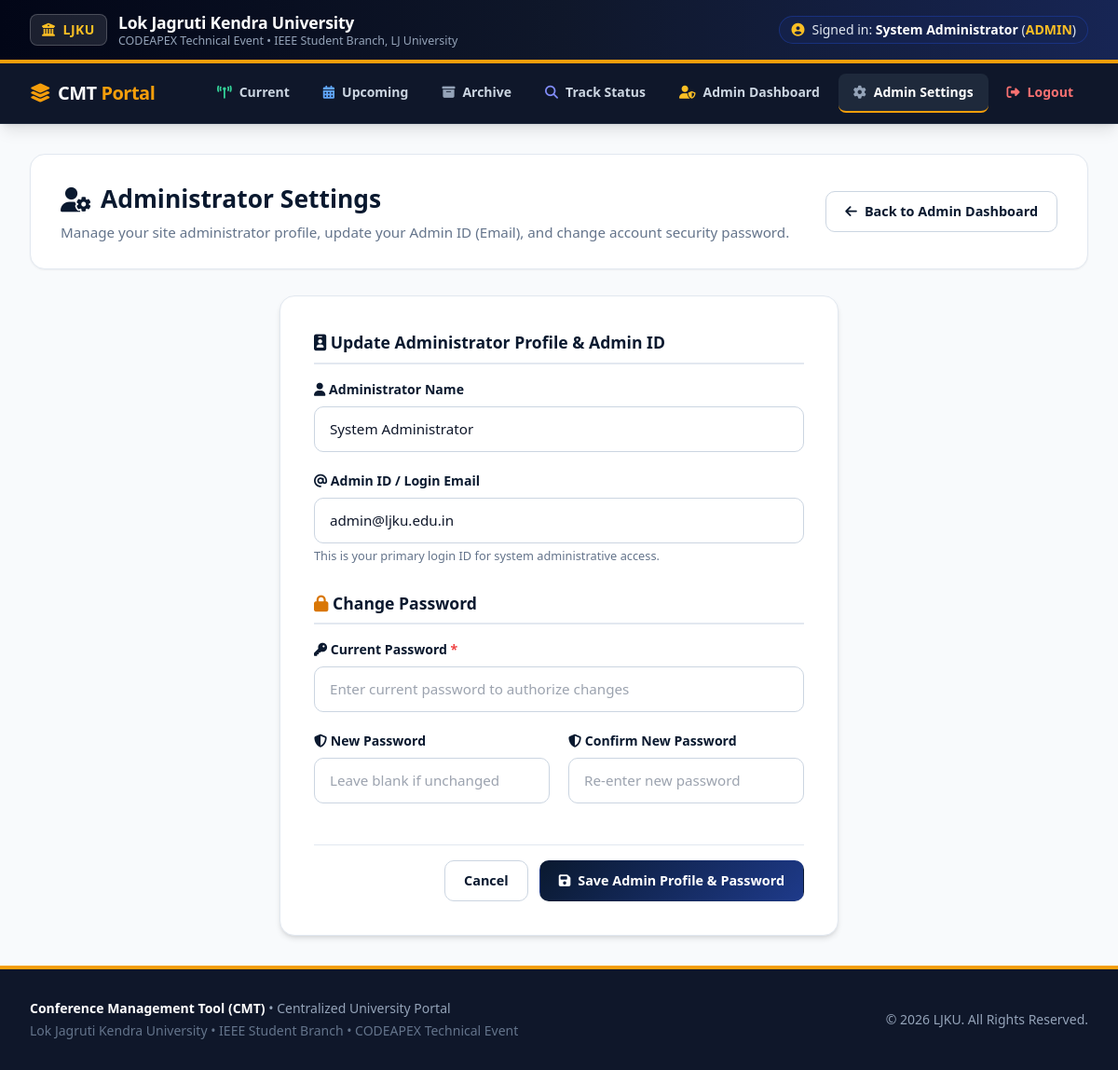
/admin/settings (signed in), run on the app's committed database.
### app.py (models this page shows, shortened)
class User(db.Model):
    id = db.Column(db.Integer, primary_key=True)
    name = db.Column(db.String(100), nullable=False)
    email = db.Column(db.String(120), unique=True, nullable=False)
    password_hash = db.Column(db.String(250), nullable=False)
    role = db.Column(db.String(20), nullable=False, default='author')  # 'admin' or 'author'
    institution = db.Column(db.String(200), nullable=True)
    phone = db.Column(db.String(20), nullable=True)
    created_at = db.Column(db.DateTime, default=datetime.utcnow)
    submissions = db.relationship('Submission', backref='user', lazy=True)

### app.py (the view, shortened to what this page needs)
@app.route('/admin/settings', methods=['GET', 'POST'])
@admin_required
def admin_settings():
    admin_user = User.query.get_or_404(session['user_id'])
    return render_template('admin_settings.html', admin_user=admin_user)

### app.py (called while the page is built)
def admin_required(f):
    @wraps(f)
    def decorated_function(*args, **kwargs):
        if 'user_id' not in session or session.get('user_role') != 'admin':
            flash("Access denied. Administrator privileges required.", "danger")
            return redirect(url_for('login', next=request.url))
        return f(*args, **kwargs)
    return decorated_function

@app.context_processor
def inject_global_data():
    departments = Department.query.order_by(Department.name).all()
    current_user = None
    if 'user_id' in session:
        current_user = User.query.get(session['user_id'])
    return dict(
        departments=departments,
        current_user=current_user,
        current_year=datetime.now().year
    )

### templates/admin_settings.html (shortened to what this page needs)
{% extends "base.html" %}
{% block content %}
<div class="page-header">
  <div class="page-title">
    <h2><i class="fa-solid fa-user-gear" style="color: var(--primary-navy);"></i> Administrator Settings</h2>
    <p>Manage your site administrator profile, update your Admin ID (Email), and change account security password.</p>
  </div>
  <div>
    <a href="{{ url_for('admin') }}" class="btn btn-outline">
      <i class="fa-solid fa-arrow-left"></i> Back to Admin Dashboard
    </a>
  </div>
</div>
<div class="form-card" style="max-width: 600px; margin: 0 auto;">
  <form action="{{ url_for('admin_settings') }}" method="POST">
    <h3 style="font-size: 1.1rem; font-weight: 700; color: var(--primary-navy); margin-bottom: 16px; border-bottom: 2px solid var(--border-light); padding-bottom: 8px;">
      <i class="fa-solid fa-id-badge"></i> Update Administrator Profile & Admin ID
    </h3>
    <div class="form-group">
      <label class="form-label" for="name"><i class="fa-solid fa-user"></i> Administrator Name</label>
      <input type="text" name="name" id="name" value="{{ admin_user.name }}" class="form-control" required>
    </div>
    <div class="form-group">
      <label class="form-label" for="email"><i class="fa-solid fa-at"></i> Admin ID / Login Email</label>
      <input type="email" name="email" id="email" value="{{ admin_user.email }}" class="form-control" required>
      <small style="color: var(--text-muted); display: block; margin-top: 4px;">This is your primary login ID for system administrative access.</small>
    </div>
    <h3 style="font-size: 1.1rem; font-weight: 700; color: var(--primary-navy); margin-top: 28px; margin-bottom: 16px; border-bottom: 2px solid var(--border-light); padding-bottom: 8px;">
      <i class="fa-solid fa-lock" style="color: var(--accent-gold);"></i> Change Password
    </h3>
    <div class="form-group">
      <label class="form-label" for="current_password"><i class="fa-solid fa-key"></i> Current Password <span style="color: var(--danger-red);">*</span></label>
      <input type="password" name="current_password" id="current_password" class="form-control" placeholder="Enter current password to authorize changes" required>
    </div>
    <div class="form-row">
      <div class="form-group">
        <label class="form-label" for="new_password"><i class="fa-solid fa-shield-halved"></i> New Password</label>
        <input type="password" name="new_password" id="new_password" class="form-control" placeholder="Leave blank if unchanged">
      </div>
      <div class="form-group">
        <label class="form-label" for="confirm_password"><i class="fa-solid fa-shield-halved"></i> Confirm New Password</label>
        <input type="password" name="confirm_password" id="confirm_password" class="form-control" placeholder="Re-enter new password">
      </div>
    </div>
    <div style="margin-top: 24px; padding-top: 16px; border-top: 1px solid var(--border-light); display: flex; justify-content: flex-end; gap: 12px;">
      <a href="{{ url_for('admin') }}" class="btn btn-outline">Cancel</a>
      <button type="submit" class="btn btn-primary">
        <i class="fa-solid fa-floppy-disk"></i> Save Admin Profile & Password
      </button>
    </div>
  </form>
</div>
{% endblock %}

### templates/base.html (shortened to what this page needs)
<!DOCTYPE html>
<html lang="en">
<head>
  <script src="https://cdn.tailwindcss.com"></script>
  <link rel="stylesheet" href="https://cdnjs.cloudflare.com/ajax/libs/font-awesome/6.4.0/css/all.min.css">
  <link rel="stylesheet" href="{{ url_for('static', filename='css/style.css') }}">
</head>
<body class="bg-slate-50 text-slate-900 font-sans min-h-screen flex flex-col antialiased">
  <header class="inst-header bg-gradient-to-r from-slate-950 via-slate-900 to-blue-950 text-white px-4 md:px-8 py-3 border-b-4 border-amber-500 shadow-md">
    <div class="max-w-7xl mx-auto flex flex-col sm:flex-row justify-between items-center gap-3">
      <div class="inst-brand flex items-center gap-3">
        <div class="inst-logo-badge bg-white/10 border border-white/20 px-3 py-1.5 rounded-lg text-xs md:text-sm font-bold text-amber-400 flex items-center gap-2">
          <i class="fa-solid fa-university"></i> LJKU
        </div>
        <div class="inst-title-block text-center sm:text-left">
          <h1 class="text-sm md:text-base font-extrabold tracking-tight text-white">Lok Jagruti Kendra University</h1>
          <p class="text-xs text-slate-400">CODEAPEX Technical Event &bull; IEEE Student Branch, LJ University</p>
        </div>
      </div>
      <div class="inst-meta text-xs md:text-sm text-slate-200 flex items-center gap-4">
        {% if current_user %}
          <div class="flex items-center gap-2 bg-blue-950/60 border border-blue-800/50 px-3 py-1 rounded-full">
            <i class="fa-solid fa-user-circle text-amber-400"></i>
            <span>Signed in: <strong class="text-white">{{ current_user.name }}</strong> (<span class="uppercase text-amber-400 font-semibold">{{ current_user.role }}</span>)</span>
          </div>
        {% else %}
          <div class="flex items-center gap-2">
            <i class="fa-solid fa-calendar-check text-amber-400"></i>
            <span>Official Event Platform 2026</span>
          </div>
        {% endif %}
      </div>
    </div>
  </header>
  <nav class="main-nav bg-slate-900 sticky top-0 z-50 shadow-lg border-b border-slate-800">
    <div class="max-w-7xl mx-auto px-4 md:px-8 flex justify-between items-center h-16">
      <a href="{{ url_for('home') }}" class="nav-brand flex items-center gap-2 text-white text-xl font-black tracking-tight">
        <i class="fa-solid fa-layer-group text-amber-500"></i>
        <span>CMT<span class="text-amber-500 font-extrabold"> Portal</span></span>
      </a>
      <ul id="navLinksMenu" class="hidden md:flex flex-col md:flex-row absolute md:static top-16 left-0 right-0 bg-slate-900 md:bg-transparent p-4 md:p-0 border-b md:border-none border-slate-800 md:gap-1 w-full md:w-auto shadow-xl md:shadow-none">
        <li>
          <a href="{{ url_for('home') }}" class="block md:inline-flex items-center gap-2 px-4 py-2.5 rounded-lg text-sm font-semibold text-slate-300 hover:text-white hover:bg-slate-800 transition ">
            <i class="fa-solid fa-tower-broadcast text-emerald-400"></i> Current
          </a>
        </li>
        <li>
          <a href="{{ url_for('upcoming') }}" class="block md:inline-flex items-center gap-2 px-4 py-2.5 rounded-lg text-sm font-semibold text-slate-300 hover:text-white hover:bg-slate-800 transition ">
            <i class="fa-solid fa-calendar-days text-blue-400"></i> Upcoming
          </a>
        </li>
        <li>
          <a href="{{ url_for('archive') }}" class="block md:inline-flex items-center gap-2 px-4 py-2.5 rounded-lg text-sm font-semibold text-slate-300 hover:text-white hover:bg-slate-800 transition ">
            <i class="fa-solid fa-box-archive text-slate-400"></i> Archive
          </a>
        </li>
        <li>
          <a href="{{ url_for('lookup') }}" class="block md:inline-flex items-center gap-2 px-4 py-2.5 rounded-lg text-sm font-semibold text-slate-300 hover:text-white hover:bg-slate-800 transition ">
            <i class="fa-solid fa-magnifying-glass text-indigo-400"></i> Track Status
          </a>
        </li>
        {% if current_user %}
          {% if current_user.role == 'admin' %}
            <li>
              <a href="{{ url_for('admin') }}" class="block md:inline-flex items-center gap-2 px-4 py-2.5 rounded-lg text-sm font-semibold text-slate-300 hover:text-white hover:bg-slate-800 transition ">
                <i class="fa-solid fa-user-shield text-amber-400"></i> Admin Dashboard
              </a>
            </li>
            <li>
              <a href="{{ url_for('admin_settings') }}" class="block md:inline-flex items-center gap-2 px-4 py-2.5 rounded-lg text-sm font-semibold text-slate-300 hover:text-white hover:bg-slate-800 transition {% if request.endpoint == 'admin_settings' %}text-white bg-slate-800 border-b-2 border-amber-500{% endif %}">
                <i class="fa-solid fa-gear text-slate-400"></i> Admin Settings
              </a>
            </li>
          {% endif %}
          <li>
            <a href="{{ url_for('logout') }}" class="block md:inline-flex items-center gap-2 px-4 py-2.5 rounded-lg text-sm font-semibold text-red-400 hover:text-red-300 hover:bg-slate-800 transition">
              <i class="fa-solid fa-right-from-bracket"></i> Logout
            </a>
          </li>
        {% endif %}
      </ul>
    </div>
  </nav>
  <main class="max-w-7xl mx-auto w-full px-4 md:px-8 py-6 md:py-8 flex-1">
    {% block content %}{% endblock %}
  </main>
  <footer class="footer bg-slate-900 text-slate-400 py-8 border-t-4 border-amber-500 mt-auto">
    <div class="max-w-7xl mx-auto px-4 md:px-8 flex flex-col md:flex-row justify-between items-center gap-4 text-xs md:text-sm text-center md:text-left">
      <div>
        <span class="text-white font-bold">Conference Management Tool (CMT)</span> &bull; Centralized University Portal
        <p class="text-slate-500 mt-1">Lok Jagruti Kendra University &bull; IEEE Student Branch &bull; CODEAPEX Technical Event</p>
      </div>
      <div>
        <span>&copy; {{ current_year }} LJKU. All Rights Reserved.</span>
      </div>
    </div>
  </footer>
</body>
</html>

### static/css/style.css (style rules this page uses)
:root { --primary-navy: #0A192F; --primary-blue: #1E3A8A; --accent-gold: #D97706; --accent-light-gold: #F59E0B; --badge-cyan: #0284C7; --bg-slate: #F8FAFC; --card-bg: #FFFFFF; --text-dark: #0F172A; --text-muted: #64748B; --border-light: #E2E8F0; --border-hover: #CBD5E1; --success-green: #10B981; --warning-amber: #F59E0B; --danger-red: #EF4444; --info-sky: #0EA5E9; --shadow-sm: 0 1px 2px 0 rgb(0 0 0 / 0.05); --shadow-md: 0 4px 6px -1px rgb(0 0 0 / 0.1), 0 2px 4px -2px rgb(0 0 0 / 0.1); --shadow-lg: 0 10px 15px -3px rgb(0 0 0 / 0.1), 0 4px 6px -4px rgb(0 0 0 / 0.1); --shadow-xl: 0 20px 25px -5px rgb(0 0 0 / 0.1), 0 8px 10px -6px rgb(0 0 0 / 0.1); --radius-sm: 6px; --radius-md: 10px; --radius-lg: 16px; --radius-full: 9999px; --transition: all 0.25s cubic-bezier(0.4, 0, 0.2, 1); }
*, *::before, *::after { box-sizing: border-box; margin: 0; padding: 0; }
body { font-family: 'Inter', -apple-system, BlinkMacSystemFont, 'Segoe UI', Roboto, Helvetica, Arial, sans-serif; background-color: var(--bg-slate); color: var(--text-dark); line-height: 1.6; min-height: 100vh; display: flex; flex-direction: column; }
.inst-header { background: linear-gradient(135deg, #071325 0%, #0F294A 100%); color: #FFFFFF; padding: 12px 24px; border-bottom: 3px solid var(--accent-gold); }
.inst-brand { display: flex; align-items: center; gap: 16px; }
.inst-logo-badge { background: rgba(255, 255, 255, 0.1); border: 1px solid rgba(255, 255, 255, 0.2); padding: 8px 14px; border-radius: var(--radius-md); font-weight: 700; letter-spacing: 0.5px; font-size: 0.85rem; color: var(--accent-light-gold); display: flex; align-items: center; gap: 8px; }
.inst-title-block h1 { font-size: 1.1rem; font-weight: 700; letter-spacing: -0.2px; color: #FFFFFF; }
.inst-title-block p { font-size: 0.78rem; color: #94A3B8; }
.inst-meta { display: flex; align-items: center; gap: 20px; font-size: 0.82rem; color: #E2E8F0; }
.main-nav { background: var(--primary-navy); position: sticky; top: 0; z-index: 1000; box-shadow: var(--shadow-md); }
.nav-brand { display: flex; align-items: center; gap: 12px; color: #FFFFFF; text-decoration: none; font-size: 1.25rem; font-weight: 800; padding: 14px 0; }
.page-header { background: #FFFFFF; border-radius: var(--radius-lg); padding: 28px 32px; margin-bottom: 28px; box-shadow: var(--shadow-sm); border: 1px solid var(--border-light); display: flex; justify-content: space-between; align-items: center; flex-wrap: wrap; gap: 20px; }
.page-title h2 { font-size: 1.65rem; font-weight: 800; color: var(--primary-navy); margin-bottom: 4px; display: flex; align-items: center; gap: 10px; }
.page-title p { color: var(--text-muted); font-size: 0.95rem; }
.btn { display: inline-flex; align-items: center; justify-content: center; gap: 8px; padding: 10px 20px; border-radius: var(--radius-md); font-size: 0.9rem; font-weight: 600; cursor: pointer; border: 1px solid transparent; text-decoration: none; transition: var(--transition); }
.btn-primary { background: linear-gradient(135deg, var(--primary-navy), #1E3A8A); color: #FFFFFF; box-shadow: var(--shadow-sm); }
.btn-outline { background: transparent; color: var(--primary-navy); border-color: var(--border-hover); }
.form-card { background: var(--card-bg); border-radius: var(--radius-lg); border: 1px solid var(--border-light); padding: 36px; box-shadow: var(--shadow-md); max-width: 850px; margin: 0 auto; }
.form-group { margin-bottom: 20px; }
.form-row { display: grid; grid-template-columns: 1fr 1fr; gap: 20px; }
.form-label { display: block; font-size: 0.88rem; font-weight: 600; color: var(--primary-navy); margin-bottom: 8px; }
.form-control { width: 100%; padding: 12px 16px; border-radius: var(--radius-md); border: 1px solid var(--border-hover); font-size: 0.95rem; color: var(--text-dark); background: #FFFFFF; transition: var(--transition); }
.footer { background: var(--primary-navy); color: #94A3B8; padding: 36px 0 24px; margin-top: auto; border-top: 4px solid var(--accent-gold); }

### data on the page
User: name "System Administrator", role "ADMIN", email "admin@ljku.edu.in"
